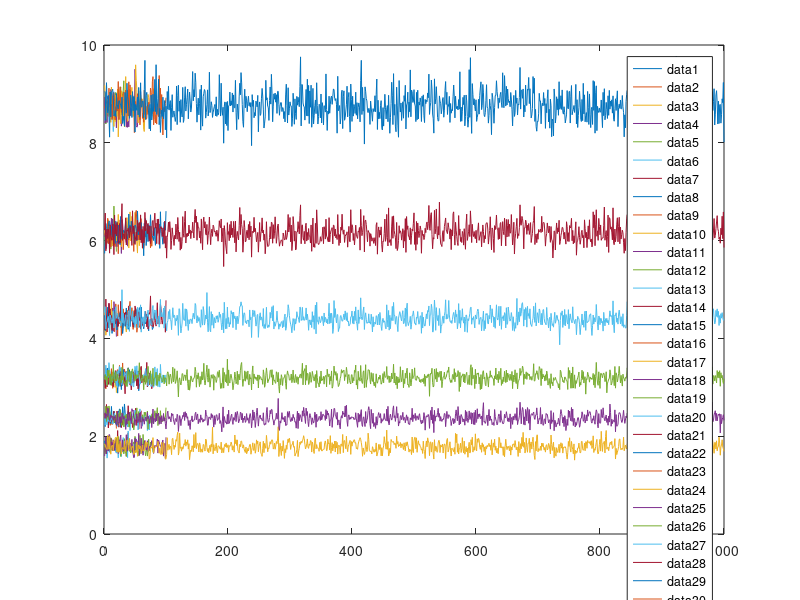

Write the MATLAB code that produced this figure. (Note: this script raises an error after producing the figure.)
clc; close all; clear;

%% What is real mean and SD of chl in L1?

% tmp = importdata('data\L1\hplcChla_88-21_150.txt').data(:,5);
% 
% testMean = mean(tmp);
% testSd = std(tmp);

%% Initialise MEAN and STD

mu = [0.5 1 1.5 2 2.5 3];
sd = 0.4;

% mu = round(testMean); sd = round(testSd);
% Lognormal
% rl20 = nan(20,5); rl40 = nan(40,5); rl60 = nan(60,5); rl80 = nan(80,5); rl100 = nan(100,5); 
% rl20(:,1) = lognrnd(mu,sd,20,1); rl40(:,1) = lognrnd(mu,sd,40,1);
% rl60(:,1) = lognrnd(mu,sd,60,1); rl80(:,1) = lognrnd(mu,sd,80,1);
% rl100(:,1) = lognrnd(mu,sd,100,1);
% 
% % Normal
% rn20 = nan(20,5); rn40 = nan(40,5); rn60 = nan(60,5); rn80 = nan(80,5); rn100 = nan(100,5);
% 
% % Use rand or...
% % rn20(:,1) = rand(20,1); rn40(:,1) = rand(40,1); rn60(:,1) = rand(60,1);
% % rn80(:,1) = rand(80,1); rn100(:,1) = rand(100,1);
% 
% % ...normrnd
% rn20(:,1) = abs(normrnd(mu,sd,20,1)); rn40(:,1) = abs(normrnd(mu,sd,40,1));
% rn60(:,1) = abs(normrnd(mu,sd,60,1)); rn80(:,1) = abs(normrnd(mu,sd,80,1));
% rn100(:,1) = abs(normrnd(mu,sd,100,1));

%%

% figure;
% subplot(2,1,1)
% histogram(rl40);
% subplot(2,1,2)
% histogram(log(rl40));
%% Rounding

% % Lognormal
% [rl20(:,2),rl20(:,3),rl20(:,4),rl20(:,5)] = quickRound(rl20);
% [rl40(:,2),rl40(:,3),rl40(:,4),rl40(:,5)] = quickRound(rl40);
% [rl60(:,2),rl60(:,3),rl60(:,4),rl60(:,5)] = quickRound(rl60);
% [rl80(:,2),rl80(:,3),rl80(:,4),rl80(:,5)] = quickRound(rl80);
% [rl100(:,2),rl100(:,3),rl100(:,4),rl100(:,5)] = quickRound(rl100);
% 
% % Normal
% [rn20(:,2),rn20(:,3),rn20(:,4),rn20(:,5)] = quickRound(rn20);
% [rn40(:,2),rn40(:,3),rn40(:,4),rn40(:,5)] = quickRound(rn40);
% [rn60(:,2),rn60(:,3),rn60(:,4),rn60(:,5)] = quickRound(rn60);
% [rn80(:,2),rn80(:,3),rn80(:,4),rn80(:,5)] = quickRound(rn80);
% [rn100(:,2),rn100(:,3),rn100(:,4),rn100(:,5)] = quickRound(rn100);
% 
% rn20(rn20<0) = 0.1; rn40(rn40<0) = 0.1; rn60(rn60<0) = 0.1; rn80(rn80<0) = 0.1;
%% test

% % log on log
% [ksL20,lil_LL20] = quickMleAndKs(rl20);
% ksL40 = quickMleAndKs(rl40);
% ksL60 = quickMleAndKs(rl60);
% ksL80 = quickMleAndKs(rl80);
% ksL100 = quickMleAndKs(rl100);
% 
% % norm on norm
% ksN20 = quickMleAndKs(rn20,'norm');
% ksN40 = quickMleAndKs(rn40,'norm');
% ksN60 = quickMleAndKs(rn60,'norm');
% ksN80 = quickMleAndKs(rn80,'norm');
% ksN100 = quickMleAndKs(rn100,'norm');
% 
% % log on norm
% ks_ln_20 = quickMleAndKs(rn20);
% ks_ln_40 = quickMleAndKs(rn40);
% ks_ln_60 = quickMleAndKs(rn60);
% ks_ln_80 = quickMleAndKs(rn80);
% ks_ln_100 = quickMleAndKs(rn100);
% 
% % norm on long
% ks_nl_20 = quickMleAndKs(rl20,'norm');
% ks_nl_40 = quickMleAndKs(rl40,'norm');
% ks_nl_60 = quickMleAndKs(rl60,'norm');
% ks_nl_80 = quickMleAndKs(rl80,'norm');
% ks_nl_100 = quickMleAndKs(rl100,'norm');

%% MLE
% for i = 1:5
%     mle20(i,:) = mle(rl20(:,i),'distribution','Lognormal');
%     mle40(i,:) = mle(rl40(:,i),'distribution','Lognormal');
%     mle60(i,:) = mle(rl60(:,i),'distribution','Lognormal');
%     mle80(i,:) = mle(rl80(:,i),'distribution','Lognormal');
%     mle100(i,:) = mle(rl100(:,i),'distribution','Lognormal');
% 
%     xCdf20(i,:) = linspace(min(rl20(:,i)) - 2*std(rl20(:,i)), max(rl20(:,i)) + 2*std(rl20(:,i)),2000);
%     xCdf40(i,:) = linspace(min(rl40(:,i)) - 2*std(rl40(:,i)), max(rl40(:,i)) + 2*std(rl40(:,i)),2000);
%     xCdf60(i,:) = linspace(min(rl60(:,i)) - 2*std(rl60(:,i)), max(rl60(:,i)) + 2*std(rl60(:,i)),2000);
%     xCdf80(i,:) = linspace(min(rl80(:,i)) - 2*std(rl80(:,i)), max(rl80(:,i)) + 2*std(rl80(:,i)),2000);
%     xCdf100(i,:) = linspace(min(rl100(:,i)) - 2*std(rl100(:,i)), max(rl100(:,i)) + 2*std(rl100(:,i)),2000);
% 
%     yCdfLogn20(i,:) = cdf('logn', xCdf20(i,:), mle20(i,1), mle20(i,2));
%     yCdfLogn40(i,:) = cdf('logn', xCdf40(i,:), mle40(i,1), mle40(i,2));
%     yCdfLogn60(i,:) = cdf('logn', xCdf60(i,:), mle60(i,1), mle60(i,2));
%     yCdfLogn80(i,:) = cdf('logn', xCdf80(i,:), mle80(i,1), mle80(i,2));
%     yCdfLogn100(i,:) = cdf('logn', xCdf100(i,:), mle100(i,1), mle100(i,2));
% 
% end
% KS
% for i = 1:5
%     [Hl_20(i),KS_20(i)] = kstest(rl20(:,i),[xCdf20(i,:)' yCdfLogn20(i,:)']);
%     [Hl_40(i),KS_40(i)] = kstest(rl40(:,i),[xCdf40(i,:)' yCdfLogn40(i,:)']);
%     [Hl_60(i),KS_60(i)] = kstest(rl60(:,i),[xCdf60(i,:)' yCdfLogn60(i,:)']);
%     [Hl_80(i),KS_80(i)] = kstest(rl80(:,i),[xCdf80(i,:)' yCdfLogn80(i,:)']);
%     [Hl_100(i),KS_100(i)] = kstest(rl100(:,i),[xCdf100(i,:)' yCdfLogn100(i,:)']);
% end

%%
% noSig = [5 4 3 2 1];
% 
% ax1 = figure;
% subplot(2,2,1)
% plot(noSig,ksL20,'DisplayName','20');
% hold on
% plot(noSig,ksL40,'DisplayName','40');
% plot(noSig,ksL60,'DisplayName','60');
% plot(noSig,ksL80,'DisplayName','80');
% plot(noSig,ksL100,'DisplayName','100');
% hold off
% grid on;
% xlabel('No. of significant digits'); xlim([1 4]);
% ylabel('p-value'); ylim([0 1]);
% title("Logn test of logn data ($\mu$ = " + mu + ", $\sigma$ = " + sd + ")",'Interpreter','latex');
% 
% subplot(2,2,2)
% plot(noSig,ksN20,'DisplayName','20');
% hold on
% plot(noSig,ksN40,'DisplayName','40');
% plot(noSig,ksN60,'DisplayName','60');
% plot(noSig,ksN80,'DisplayName','80');
% plot(noSig,ksN100,'DisplayName','100');
% hold off
% grid on;
% xlabel('No. of significant digits'); xlim([1 4]);
% ylabel('p-value'); ylim([0 1]);
% title("Norm test of norm data ($\mu$ = " + mu + ", $\sigma$ = " + sd + ")",'Interpreter','latex');
% 
% subplot(2,2,3)
% plot(noSig,ks_nl_20,'DisplayName','20');
% hold on
% plot(noSig,ks_nl_40,'DisplayName','40');
% plot(noSig,ks_nl_60,'DisplayName','60');
% plot(noSig,ks_nl_80,'DisplayName','80');
% plot(noSig,ks_nl_100,'DisplayName','100');
% hold off
% grid on;
% xlabel('No. of significant digits'); xlim([1 4]);
% ylabel('p-value'); ylim([0 1]);
% title("Norm test of logn data ($\mu$ = " + mu + ", $\sigma$ = " + sd + ")",'Interpreter','latex');
% lgd = legend('Location','best');
% lgd.Title.String = 'No. of samples';
% 
% subplot(2,2,4)
% plot(noSig,ks_ln_20,'DisplayName','20');
% hold on
% plot(noSig,ks_ln_40,'DisplayName','40');
% plot(noSig,ks_ln_60,'DisplayName','60');
% plot(noSig,ks_ln_80,'DisplayName','80');
% plot(noSig,ks_ln_100,'DisplayName','100');
% hold off
% grid on;
% xlabel('No. of significant digits'); xlim([1 4]);
% ylabel('p-value'); ylim([0 1]);
% title("Logn test of norm data ($\mu$ = " + mu + ", $\sigma$ = " + sd + ")",'Interpreter','latex');
% 
% sgtitle('KS Precision Sensitivity');
% exportgraphics(ax1,'figures/prec/_mu6_s1.png');
% 
% clear i;

%% Restart:

% run 50x, then take mean

tmp20 = []; tmp40 = []; tmp60 = []; tmp80 = []; tmp100 = []; tmp1000 = [];

for j = 1:length(mu)
for i = 1:50
    t20 = lognrnd(mu(j),sd,20,1);
    tmp20 = [tmp20 t20];
    t40 = lognrnd(mu(j),sd,40,1);
    tmp40 = [tmp40 t40];
    t60 = lognrnd(mu(j),sd,60,1);
    tmp60 = [tmp60 t60];
    t80 = lognrnd(mu(j),sd,80,1);
    tmp80 = [tmp80 t80];
    t100 = lognrnd(mu(j),sd,100,1);
    tmp100 = [tmp100 t100];
    t1000 = lognrnd(mu(j),sd,1000,1);
    tmp1000 = [tmp1000 t1000];
end
r2l20(:,j) = mean(tmp20,2); r2l40(:,j) = mean(tmp40,2);
r2l60(:,j) = mean(tmp60,2); r2l80(:,j) = mean(tmp80,2);
r2l100(:,j) = mean(tmp100,2); r2l1000(:,j) = mean(tmp1000,2);
end 

figure;
% plot(tmp20(:,1:50),'g:');
plot(r2l20);
hold on
plot(r2l40);
plot(r2l60);
plot(r2l80);
plot(r2l100);
plot(r2l1000);
hold off
legend();

%%

% log on log
ksL20 = quickMleAndKs(r2l20,6);
ksL40 = quickMleAndKs(r2l40,6);
ksL60 = quickMleAndKs(r2l60,6);
ksL80 = quickMleAndKs(r2l80,6);
ksL100 = quickMleAndKs(r2l100,6);
ksL1000 = quickMleAndKs(r2l1000,6);

% save("output\Prec\mu6.mat","ksL20","ksL40","ksL60","ksL80","ksL100","ksL1000");

%%

% mu = [2 3 4 5 6];
% % 20 values
% tmp1 = load("output\Prec\mu2.mat").ksL20;
% tmp2 = load("output\Prec\mu3.mat").ksL20;
% tmp3 = load("output\Prec\mu4.mat").ksL20;
% tmp4 = load("output\Prec\mu5.mat").ksL20;
% tmp5 = load("output\Prec\mu6.mat").ksL20;
% ttmp20 = [tmp1 tmp2 tmp3 tmp4 tmp5];
% 
% % 40 values
% tmp1 = load("output\Prec\mu2.mat").ksL40;
% tmp2 = load("output\Prec\mu3.mat").ksL40;
% tmp3 = load("output\Prec\mu4.mat").ksL40;
% tmp4 = load("output\Prec\mu5.mat").ksL40;
% tmp5 = load("output\Prec\mu6.mat").ksL40;
% ttmp40 = [tmp1 tmp2 tmp3 tmp4 tmp5];
% 
% % 60 values
% tmp1 = load("output\Prec\mu2.mat").ksL60;
% tmp2 = load("output\Prec\mu3.mat").ksL60;
% tmp3 = load("output\Prec\mu4.mat").ksL60;
% tmp4 = load("output\Prec\mu5.mat").ksL60;
% tmp5 = load("output\Prec\mu6.mat").ksL60;
% ttmp60 = [tmp1 tmp2 tmp3 tmp4 tmp5];
% 
% % 80 values
% tmp1 = load("output\Prec\mu2.mat").ksL80;
% tmp2 = load("output\Prec\mu3.mat").ksL80;
% tmp3 = load("output\Prec\mu4.mat").ksL80;
% tmp4 = load("output\Prec\mu5.mat").ksL80;
% tmp5 = load("output\Prec\mu6.mat").ksL80;
% ttmp80 = [tmp1 tmp2 tmp3 tmp4 tmp5];
% 
% % 100 values
% tmp1 = load("output\Prec\mu2.mat").ksL100;
% tmp2 = load("output\Prec\mu3.mat").ksL100;
% tmp3 = load("output\Prec\mu4.mat").ksL100;
% tmp4 = load("output\Prec\mu5.mat").ksL100;
% tmp5 = load("output\Prec\mu6.mat").ksL100;
% ttmp100 = [tmp1 tmp2 tmp3 tmp4 tmp5];
% 
% % 1000 values
% tmp1 = load("output\Prec\mu2.mat").ksL1000;
% tmp2 = load("output\Prec\mu3.mat").ksL1000;
% tmp3 = load("output\Prec\mu4.mat").ksL1000;
% tmp4 = load("output\Prec\mu5.mat").ksL1000;
% tmp5 = load("output\Prec\mu6.mat").ksL1000;
% ttmp1000 = [tmp1 tmp2 tmp3 tmp4 tmp5];

ax = figure;
plot(mu,ksL20,'DisplayName','n = 20');
hold on
plot(mu,ksL40,'DisplayName','n = 40');
plot(mu,ksL60,'DisplayName','n = 60');
plot(mu,ksL80,'DisplayName','n = 80');
plot(mu,ksL100,'DisplayName','n = 100');
plot(mu,ksL1000,'DisplayName','n = 1000');
hold off
ylabel('p-value');
xlabel('mean');
legend();
title('K-S Lognormal Test of Random Lognormal Data','Sensitivity Analysis (\sigma = 1)');
exportgraphics(ax,'figures/prec/run5.png'); clear ax;